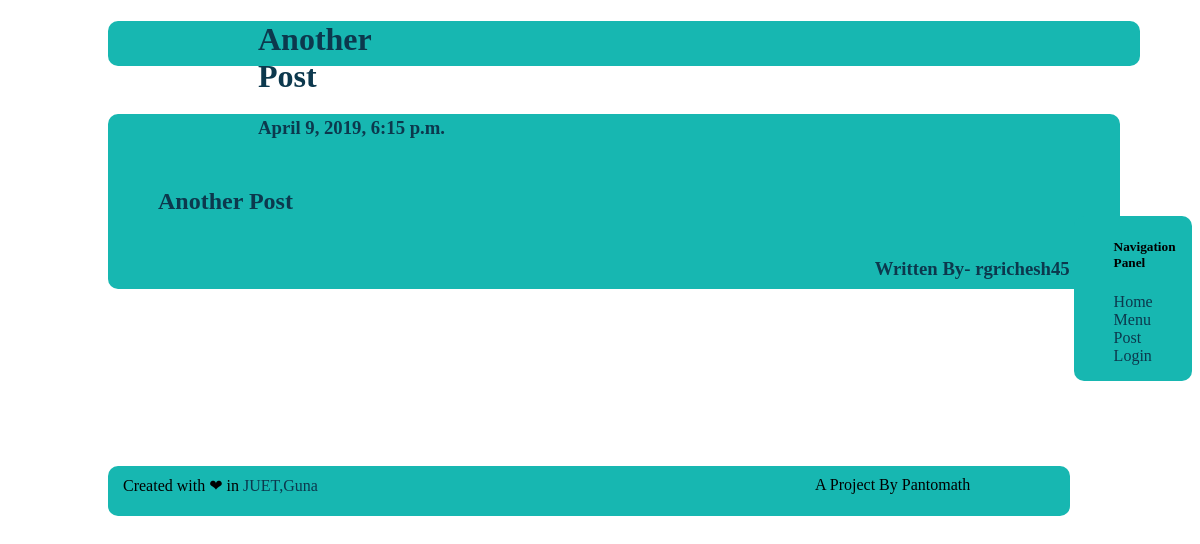
Screenshot of /route/20/ with the database file from the repository.
### users/models.py (models this page shows, shortened)
class NoticeBoard(models.Model):
	author = models.ForeignKey(User, on_delete=models.CASCADE)
	title = models.CharField(max_length=100,unique = True)
	notice = models.TextField(max_length=1000,default='',unique = True)
	date = models.DateTimeField(default = timezone.now)
	url = models.URLField(max_length=100,blank = True)

### users/views.py (the view)
# urls.py: path('route/<int:pk>/',notice_detail.as_view(),name="notice_detail"),
class notice_detail(DetailView):
	model = NoticeBoard

### users/templates/users/noticeboard_detail.html (shortened to what this page needs)
<!DOCTYPE html>
<html>
<head>
</head>
<body>
	{% block header %}
		<div class="header">
			<h1 class="heading"> {{ object.title }}</h1>
			<h3 class="date"> {{ object.date }}</h3>
		</div>
	{% endblock header %}
<div class="navigation">
	<ul>
						<h5>Navigation Panel</h5>
			<li><a id="normal" href="{% url 'home' %}" title="Home Page" class="link">Home</a></li>
			<li><a id="normal" href="{% url 'menu' %}" title="Menu Page">Menu</a></li>
			<li><a id="normal" href="{% url 'notice' %}" title="Notice post form">Post</a></li>
			{% if user.is_authenticated %}
				<li><a id="normal" href="{% url 'logout' %}" title="logout">Logout</a></li>
			{% else %}
				<li><a id="normal" href="{% url 'login' %}" title="login">Login</a></li>
			{% endif %}
	</ul>
</div>
{% block content-box %}
	<div class="content-box">
		<p class="content">{{ object.notice }}</p>
		<h3 class="author">Written By- {{ object.author }}</h3>
	</div>
{% endblock content-box %}
{% block footer %}
<div class="footer">
	Created with &#10084; in <a href="https://www.juet.ac.in/" target="_blank" alt="Jaypee University of Engineering and Technology">JUET,Guna</a><span class="cred">A Project By Pantomath</span>
</div>
{% endblock footer %}
</body>
</html>

### users/templates/users/noticeboard_detail.html (style rules this page uses)
.author { float:right; }
div.header { display:block; padding-left:150px; background-color:rgb(23,183,177); color:rgb(12,56,77); width:74.5%; height:45px; border-radius:10px; margin-left:100px; }
.heading { width:20%; font-weight:bolder; font-size:2em; }
div.content-box { width:77%; margin-left:100px; margin-top:4%; background-color:rgb(23,183,177); color:rgb(12,56,77); padding:50px; border-radius:10px; }
p.content { font-weight: bold; font-size: 1.5em; }
a { text-decoration:none; color:rgb(12,56,77); }
div.navigation { display:block; float:right; background-color:rgb(23,183,177); width:10%; margin-top:150px; border-radius:10px; }
div.footer { width:80%; background-color:rgb(23,183,177); margin-top:15%; margin-left:100px; height:40px; padding-left:15px; padding-top:10px; border-radius:10px; }
li { list-style-type: none; }
span.cred { float:right; padding-right:100px; }

### rows the page displays
NoticeBoard: title "Another Post", date "April 9, 2019, 6:15 p.m.", notice "Another Post", author "rgrichesh45"
